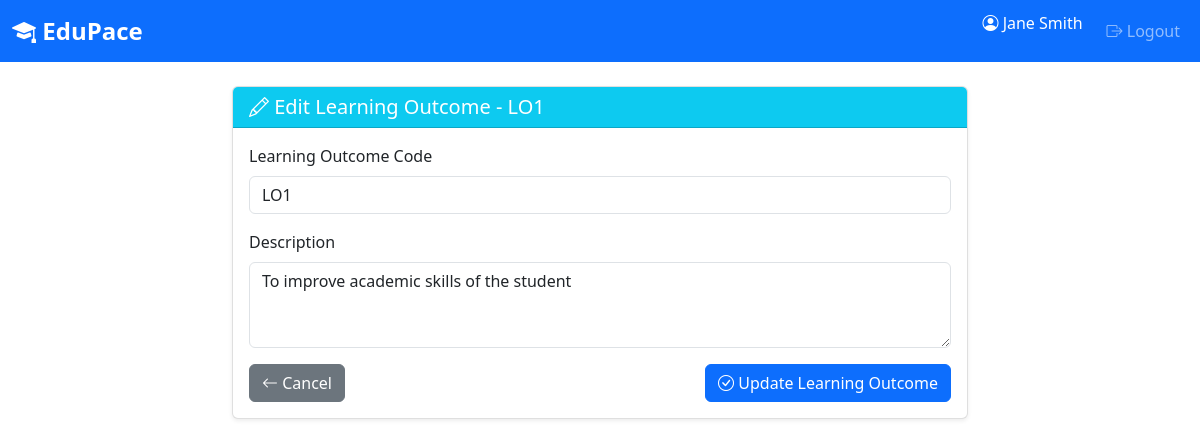
Screenshot of /teacher/learning-outcome/1/edit/ (signed in) with the database file from the repository.
### edupace_app/models.py (models this page shows, shortened)
class LearningOutcome(models.Model):
    course = models.ForeignKey(Course, on_delete=models.CASCADE, related_name='learning_outcomes')
    code = models.CharField(max_length=20, help_text="LO code (e.g., LO1, LO2)")
    description = models.TextField()
    created_by = models.ForeignKey(User, on_delete=models.SET_NULL, null=True, related_name='created_learning_outcomes')
    created_at = models.DateTimeField(auto_now_add=True)
    updated_at = models.DateTimeField(auto_now=True)
    class Meta:
        unique_together = ['course', 'code']
        ordering = ['course', 'code']
        verbose_name = "Learning Outcome"
        verbose_name_plural = "Learning Outcomes"

### edupace_app/views.py (the view)
# urls.py: path('teacher/learning-outcome/<int:lo_id>/edit/', views.edit_learning_outcome, name='edit_learning_outcome'),
@login_required
@role_required('teacher')
def edit_learning_outcome(request, lo_id):
    learning_outcome = get_object_or_404(LearningOutcome, id=lo_id)
    teacher = get_user_profile(request.user)
    if learning_outcome.course not in teacher.courses.all():
        messages.error(request, 'You do not have permission to edit this learning outcome.')
        return redirect('edupace_app:teacher_dashboard')
    if learning_outcome.course.is_locked:
        messages.error(request, 'This course is locked. You cannot edit learning outcomes.')
        return redirect('edupace_app:teacher_course_detail', course_id=learning_outcome.course.id)
    if request.method == 'POST':
        form = LearningOutcomeForm(request.POST, instance=learning_outcome)
        if form.is_valid():
            form.save()
            messages.success(request, 'Learning outcome updated successfully.')
            return redirect('edupace_app:teacher_course_detail', course_id=learning_outcome.course.id)
    else:
        form = LearningOutcomeForm(instance=learning_outcome)
    context = {
        'form': form,
        'learning_outcome': learning_outcome,
        'course': learning_outcome.course,
    }
    return render(request, 'edupace_app/teacher/edit_learning_outcome.html', context)

### edupace_app/forms.py
class LearningOutcomeForm(forms.ModelForm):
    class Meta:
        model = LearningOutcome
        fields = ['code', 'description']
        widgets = {
            'code': forms.TextInput(attrs={'class': 'form-control'}),
            'description': forms.Textarea(attrs={'class': 'form-control', 'rows': 3}),
        }

### edupace_app/utils.py (called while the page is built)
def get_user_role(user):
    if not user.is_authenticated:
        return None
    if hasattr(user, 'teacher_profile'):
        return 'teacher'
    elif hasattr(user, 'student_profile'):
        return 'student'
    elif hasattr(user, 'academic_board_profile'):
        return 'academic_board'
    return None

def get_user_profile(user):
    role = get_user_role(user)
    if role == 'teacher':
        return user.teacher_profile
    elif role == 'student':
        return user.student_profile
    elif role == 'academic_board':
        return user.academic_board_profile
    return None

def role_required(*allowed_roles):
    def decorator(view_func):
        @wraps(view_func)
        def _wrapped_view(request, *args, **kwargs):
            if not request.user.is_authenticated:
                messages.error(request, 'Please log in to access this page.')
                return redirect('edupace_app:login')
            user_role = get_user_role(request.user)
            if user_role not in allowed_roles:
                messages.error(request, 'You do not have permission to access this page.')
                return redirect('edupace_app:dashboard_redirect')
            return view_func(request, *args, **kwargs)
        return _wrapped_view
    return decorator

### edupace_app/templates/edupace_app/teacher/edit_learning_outcome.html (shortened to what this page needs)
{% extends 'edupace_app/base.html' %}
{% block content %}
<div class="container mt-4">
    <div class="row justify-content-center">
        <div class="col-md-8">
            <div class="card">
                <div class="card-header bg-info text-white">
                    <h5 class="mb-0">
                        <i class="bi bi-pencil"></i> Edit Learning Outcome - {{ learning_outcome.code }}
                    </h5>
                </div>
                <div class="card-body">
                    <form method="post">
                        <div class="mb-3">
                            <label for="{{ form.code.id_for_label }}" class="form-label">Learning Outcome Code</label>
                            {{ form.code }}
                        </div>
                        <div class="mb-3">
                            <label for="{{ form.description.id_for_label }}" class="form-label">Description</label>
                            {{ form.description }}
                        </div>
                        <div class="d-flex justify-content-between">
                            <a href="{% url 'edupace_app:teacher_course_detail' course.id %}" class="btn btn-secondary">
                                <i class="bi bi-arrow-left"></i> Cancel
                            </a>
                            <button type="submit" class="btn btn-primary">
                                <i class="bi bi-check-circle"></i> Update Learning Outcome
                            </button>
                        </div>
                    </form>
                </div>
            </div>
        </div>
    </div>
</div>
{% endblock %}

### edupace_app/templates/edupace_app/base.html (shortened to what this page needs)
<!DOCTYPE html>
<html lang="en">
<head>
    <link href="https://cdn.jsdelivr.net/npm/bootstrap@5.3.0/dist/css/bootstrap.min.css" rel="stylesheet">
    <link href="https://cdn.jsdelivr.net/npm/bootstrap-icons@1.11.0/font/bootstrap-icons.css" rel="stylesheet">
</head>
<body>
    <nav class="navbar navbar-expand-lg navbar-dark bg-primary">
        <div class="container-fluid">
            <a class="navbar-brand" href="{% url 'edupace_app:dashboard_redirect' %}">
                <i class="bi bi-mortarboard-fill"></i> EduPace
            </a>
            {% if user.is_authenticated %}
            <div class="collapse navbar-collapse" id="navbarNav">
                <ul class="navbar-nav ms-auto">
                    <li class="nav-item">
                        <span class="navbar-text text-white me-3">
                            <i class="bi bi-person-circle"></i> {{ user.get_full_name|default:user.username }}
                        </span>
                    </li>
                    <li class="nav-item">
                        <a class="nav-link" href="{% url 'edupace_app:logout' %}">
                            <i class="bi bi-box-arrow-right"></i> Logout
                        </a>
                    </li>
                </ul>
            </div>
            {% endif %}
        </div>
    </nav>
    {% block content %}{% endblock %}
</body>
</html>

### edupace_app/templates/edupace_app/base.html (style rules this page uses)
.navbar-brand { font-weight: bold; font-size: 1.5rem; }
.card { box-shadow: 0 0.125rem 0.25rem rgba(0, 0, 0, 0.075); border: 1px solid rgba(0, 0, 0, 0.125); }

### rows the page displays
LearningOutcome: code "LO1", description "To improve academic skills of the student"

### other values shown
{{ user.get_full_name|default:user.username }} "Jane Smith"
